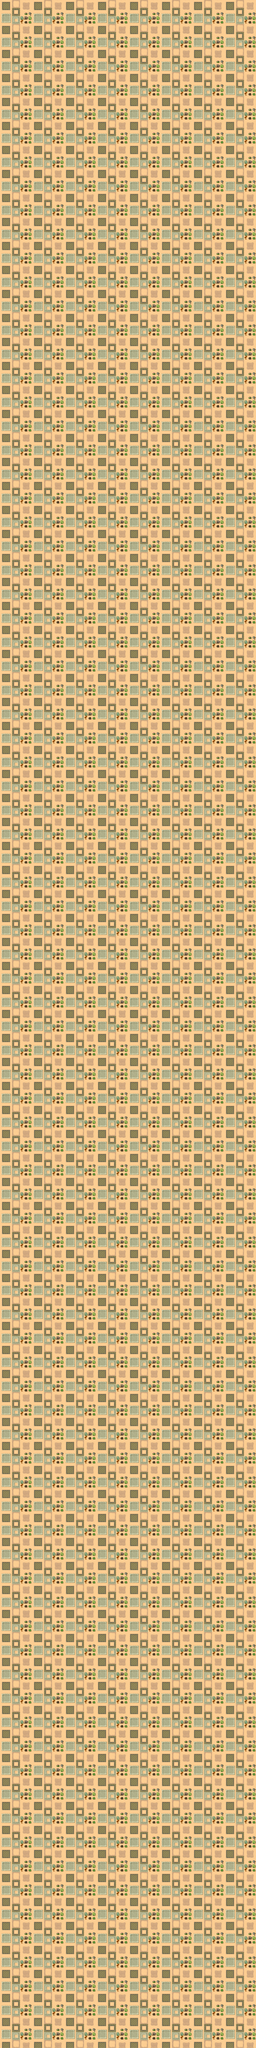

This game map was drawn from its Tiled (.tmx) file and the tilesets committed beside it. A one-line description and the trimmed map source follow:
An orthogonal 64x512 tile map with 32x32 px tiles, 1 tile layer (ground layer).

<map version="1.0" orientation="orthogonal" renderorder="right-down" width="64" height="512" tilewidth="32" tileheight="32" nextobjectid="5">
 <tileset firstgid="1" name="tmw_desert_spacing" tilewidth="32" tileheight="32" spacing="1" margin="1" tilecount="48" columns="8">
  <image source="tmw_desert_spacing.png" width="265" height="199" />
 </tileset>
 <layer name="ground layer" width="64" height="512">
  <properties>
   <property name="Layer Property" value="Testing 1, 2, 3!" />
  </properties>
  <data>[32768 cells, 32768 non-empty, 48 distinct tile ids]</data>
 </layer>
</map>
